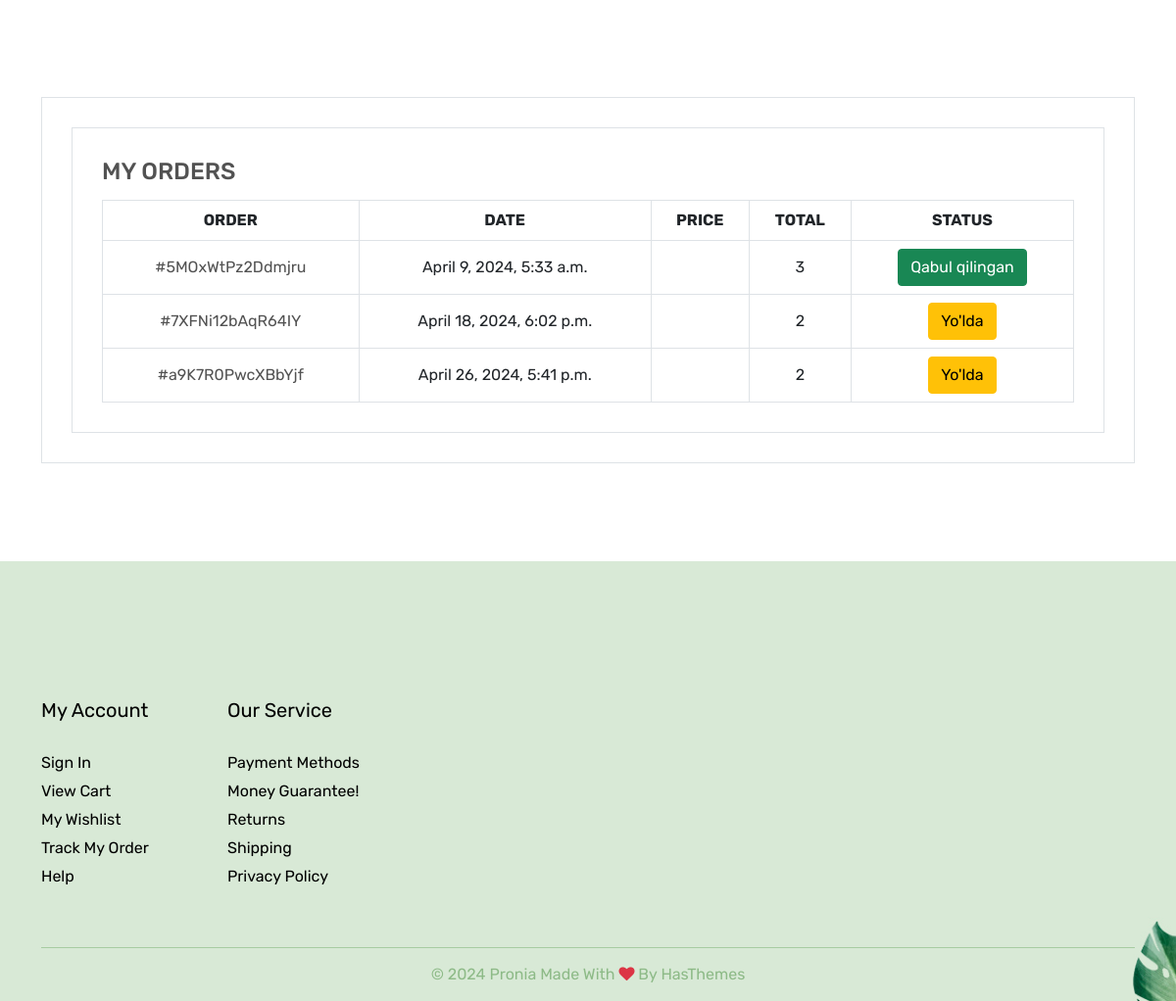
The app's page /carts/ (signed in, lower part), older data.
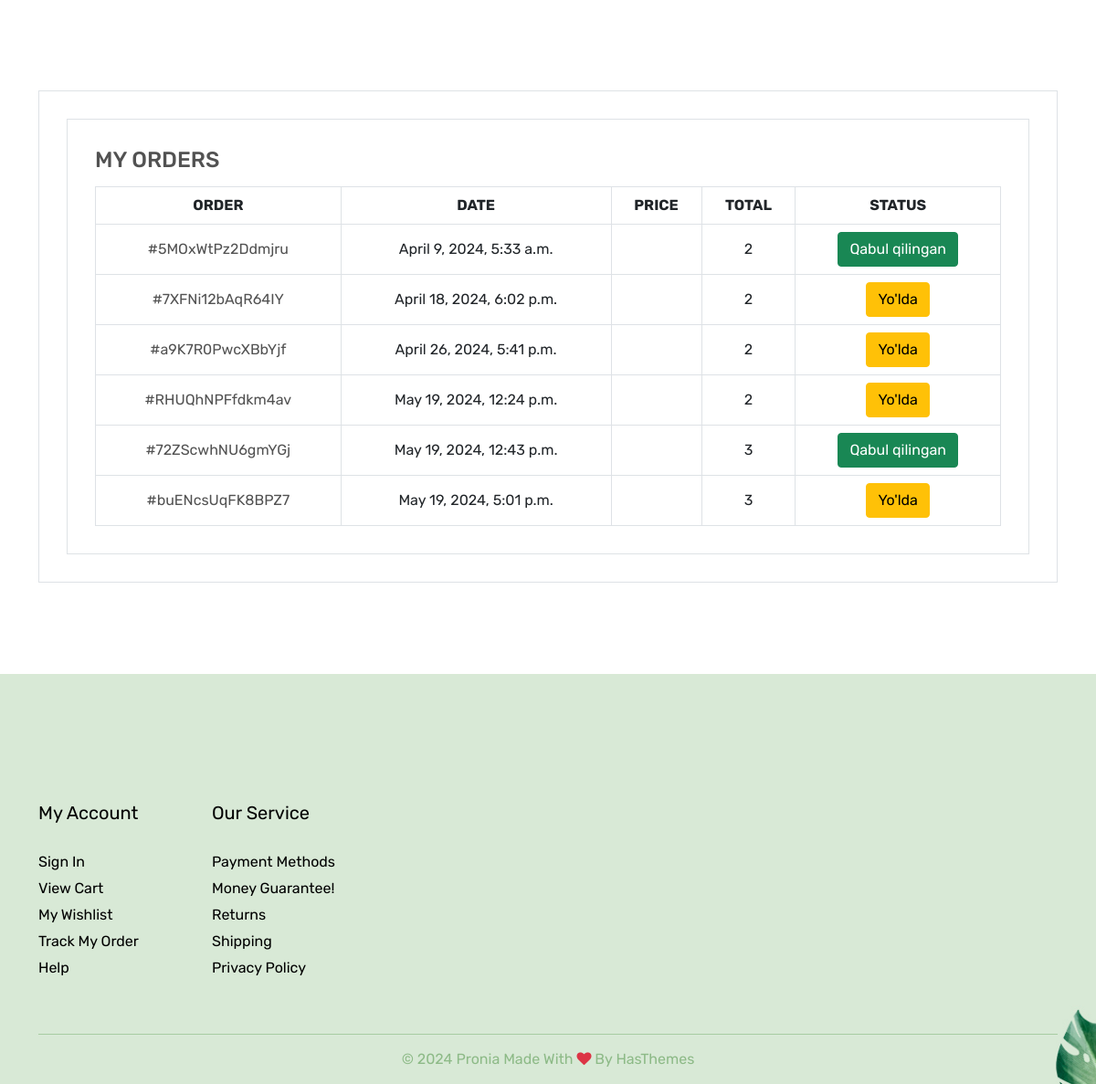
The same page, newer data.
### main/models.py (models this page shows, shortened)
class CodeGenerate(models.Model):
    code = models.CharField(max_length=255, blank=True,unique=True)
    class Meta:
        abstract = True

class Cart(CodeGenerate):
    user = models.ForeignKey(User, on_delete=models.SET_NULL,null=True)
    status = models.IntegerField(
    choices=(
        (1, 'No Faol'),
        (2, 'Yo`lda'),
        (3, 'Qaytarilgan'),
        (4, 'Qabul qilingan'),
    ),
    null=True,
    blank=True
)
    order_date = models.DateTimeField(null=True, blank=True)
    @property
    def total(self):
        count = 0
        queryset = CartProduct.objects.filter(cart = self)
        for i in queryset:
            count +=i.count
        return count

class CartProduct(models.Model):
    product = models.ForeignKey(Product,on_delete=models.SET_NULL,null=True)
    cart = models.ForeignKey(Cart,on_delete=models.CASCADE)
    count = models.IntegerField()

### main/front/views.py (the view)
# urls.py: path('carts/', views.carts, name='carts'),
@login_required(login_url='auth:login')
def carts(request):
    queryset = models.Cart.objects.filter(user=request.user, status__in=[2,3,4])
    context = {'queryset':queryset}
    return render(request, 'front/carts/list.html', context)

### templates/front/carts/list.html (shortened to what this page needs)
{% extends 'front/base.html' %}
{% load static %}
{% block content %}
            <main class="main-content">
                <div class="account-page-area section-space-y-axis-100">
                    <div class="container">
                        <div class="row">
                            <div class="col-lg-12">
                                <div class="tab-content myaccount-tab-content" id="account-page-tab-content">
                                    <div class="tab-content myaccount-tab-content" id="account-page-tab-content">
                                        <div class="tab-pane fade active show" id="account-orders" role="tabpanel" aria-labelledby="account-orders-tab">
                                            <div class="myaccount-orders">
                                                <h4 class="small-title">MY ORDERS</h4>
                                                <div class="table-responsive">
                                                    <table class="table table-bordered table-hover">
                                                        <tbody>
                                                            <tr>
                                                                <th>ORDER</th>
                                                                <th>DATE</th>
                                                                <th>PRICE</th>
                                                                <th>TOTAL</th>
                                                                <th>STATUS</th>
                                                            </tr>
                                                            {% for q in queryset %}
                                                                <tr>
                                                                    <td><a class="account-order-id" href="#">#{{q.code}}</a></td>
                                                                    <td>{{q.order_date}}</td>
                                                                    <td>{{price}}</td>
                                                                    <td>{{q.total}}</td>
                                                                    <td>
                                                                        {% if q.status == 2 %}
                                                                        <a href="{% url 'front:cart_detail' q.code %}" class="btn btn-warning"><span>Yo'lda</span></a>
                                                                        {% elif q.status == 3 %}
                                                                        <a href="{% url 'front:cart_detail' q.code %}" class="btn btn-danger"><span>Qaytarilgan</span></a>
                                                                        {% else %}
                                                                        <a href="{% url 'front:cart_detail' q.code %}" class="btn btn-success"><span>Qabul qilingan</span></a>
                                                                        {% endif %}
                                                                    </td>
                                                                </tr>
                                                            {% endfor %}
                                                        </tbody>
                                                    </table>
                                                </div>
                                            </div>
                                        </div>
                                    </div>
                                </div>
                            </div>
                        </div>
                    </div>
                </div>
            </main>
{% endblock content %}

Row changes from the older to the newer data that the page shows:
computed for Cart "5MOxWtPz2Ddmjru": total "3" → "2"
added Cart: code "RHUQhNPFfdkm4av", order_date "May 19, 2024, 12:24 p.m.", total "2", status "Yo'lda"
added Cart: code "72ZScwhNU6gmYGj", order_date "May 19, 2024, 12:43 p.m.", total "3", status "Qabul qilingan"
added Cart: code "buENcsUqFK8BPZ7", order_date "May 19, 2024, 5:01 p.m.", total "3", status "Yo'lda"
